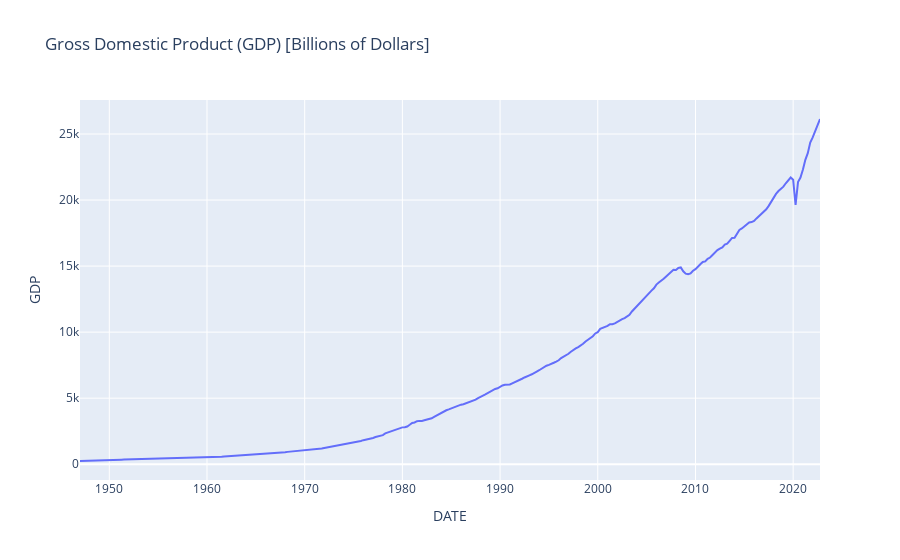

The notebook cell this image was saved under:
### Markdown cell above
Visualize the data:

### Code cell
# plot the dataframe 
import plotly.express as px

df = df.copy()
fig = px.line(df, x="DATE", y='GDP', title='Gross Domestic Product (GDP) [Billions of Dollars]')
fig.show()

### Figure 1 — Plotly figure (JSON) as saved in the notebook; plotly's stock layout.template omitted (floating-point values rounded to 4 significant figures; data arrays with more than 128 entries replaced by an {"elided": "..."} marker saying what was removed)
{"data": [{"hovertemplate": "DATE=%{x}<br>GDP=%{y}<extra></extra>", "legendgroup": "", "line": {"color": "#636efa", "dash": "solid"}, "marker": {"symbol": "circle"}, "mode": "lines", "name": "", "orientation": "v", "showlegend": false, "type": "scatter", "x": {"elided": "304 str values"}, "xaxis": "x", "y": {"elided": "304 float values"}, "yaxis": "y"}], "layout": {"legend": {"tracegroupgap": 0}, "title": {"text": "Gross Domestic Product (GDP) [Billions of Dollars]"}, "xaxis": {"anchor": "y", "domain": [0, 1], "title": {"text": "DATE"}}, "yaxis": {"anchor": "x", "domain": [0, 1], "title": {"text": "GDP"}}}}
